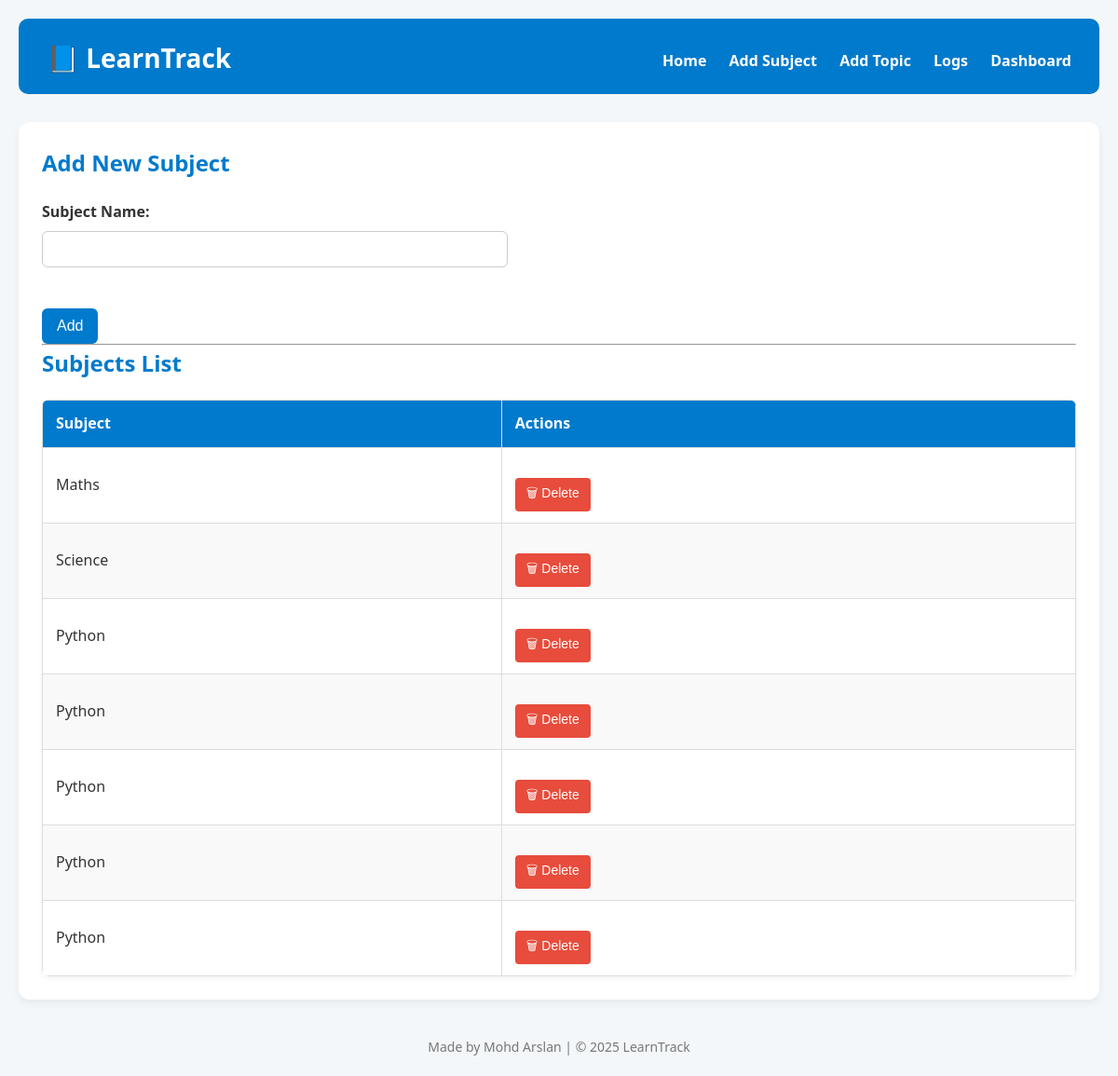
The page /subjects on the database as committed earlier.
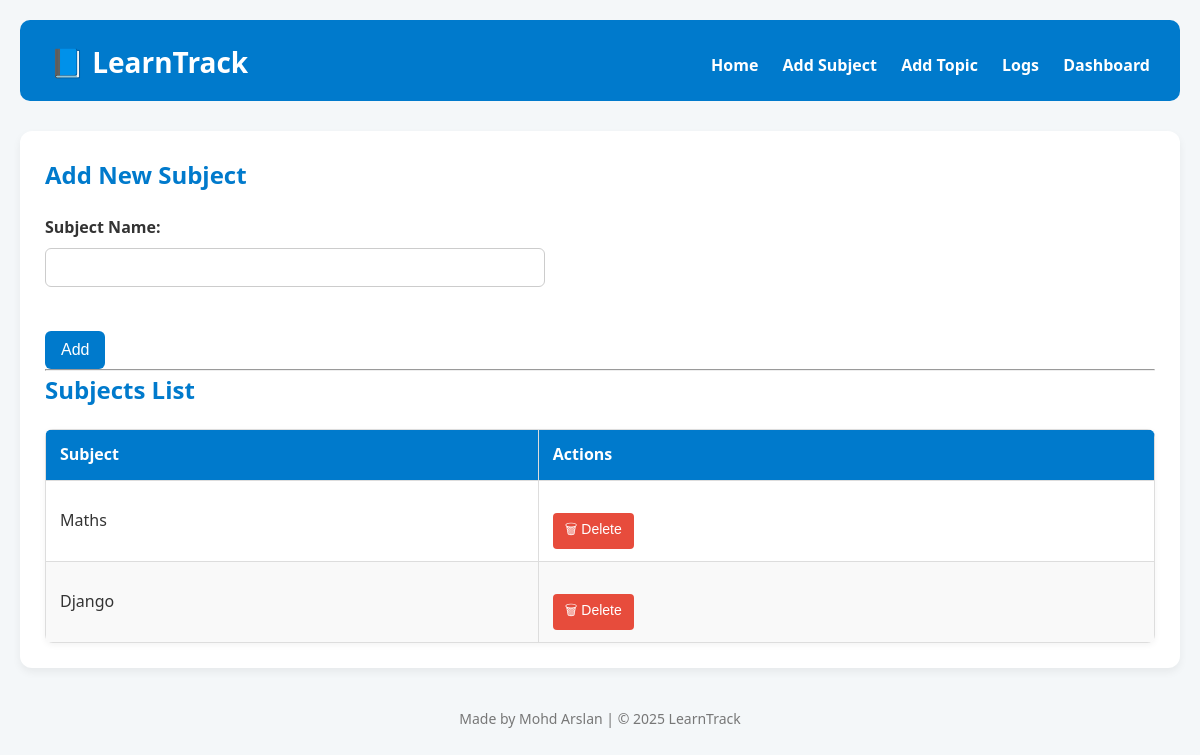
The same page on the database as committed later.
### tables this page shows
CREATE TABLE subjects (
                id INTEGER PRIMARY KEY AUTOINCREMENT,
                name TEXT NOT NULL
            );

### app.py (the view, shortened to what this page needs)
@app.route('/subjects', methods=['GET', 'POST'])
def subjects():
    with get_connection() as conn:
        cursor = conn.cursor()
        cursor.execute("SELECT * FROM subjects")
        subjects = cursor.fetchall()
    return render_template('subjects.html', subjects=subjects)

### models.py (called while the page is built)
def get_connection():
    return sqlite3.connect(DB_NAME)

### templates/subjects.html
{% extends 'base.html' %}
{% block content %}
<h2>Add New Subject</h2>
<form method="POST">
    <label for="name">Subject Name:</label>
    <input type="text" name="name" required><br><br>
    <button type="submit">Add</button>
</form>
<hr>
<h2>Subjects List</h2>
<table>
    <thead>
        <tr>
            <th>Subject</th>
            <th>Actions</th>
        </tr>
    </thead>
    <tbody>
    {% for subject in subjects %}
        <tr>
            <td>{{ subject[1] }}</td>
            <td>
                <form method="POST" action="{{ url_for('delete_subject', subject_id=subject[0]) }}" onsubmit="return confirm('Delete this subject?')">
                    <button type="submit" class="btn-delete">🗑 Delete</button>
                </form>
            </td>
        </tr>
    {% endfor %}
    </tbody>
</table>
{% endblock %}

Rows that differ between the two databases and show on the page:
removed subjects: name "Science"
removed subjects: name "Python"
removed subjects: name "Python"
removed subjects: name "Python"
removed subjects: name "Python"
removed subjects: name "Python"
added subjects: name "Django"
